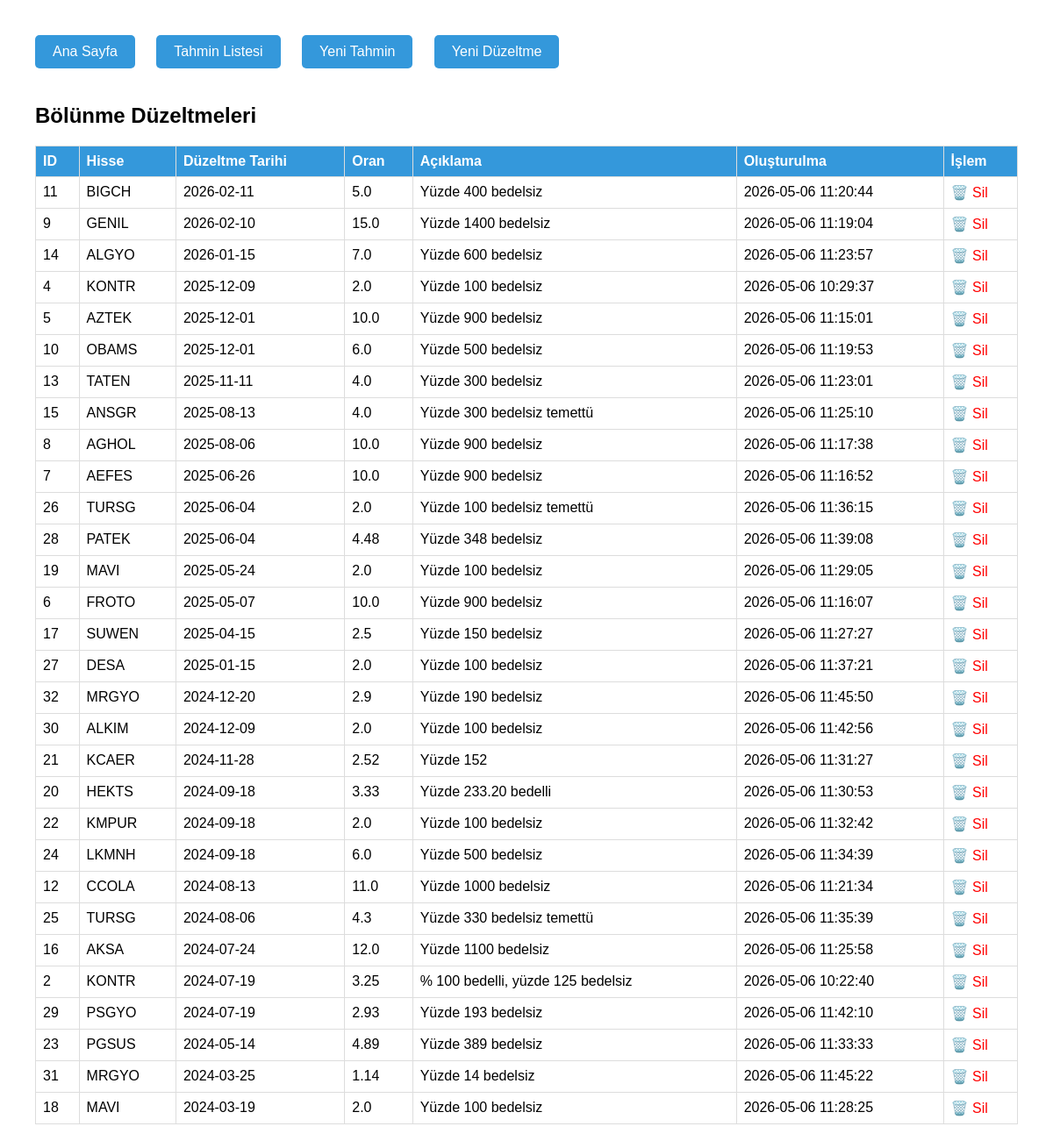
The page /adjustments on the database as committed earlier.
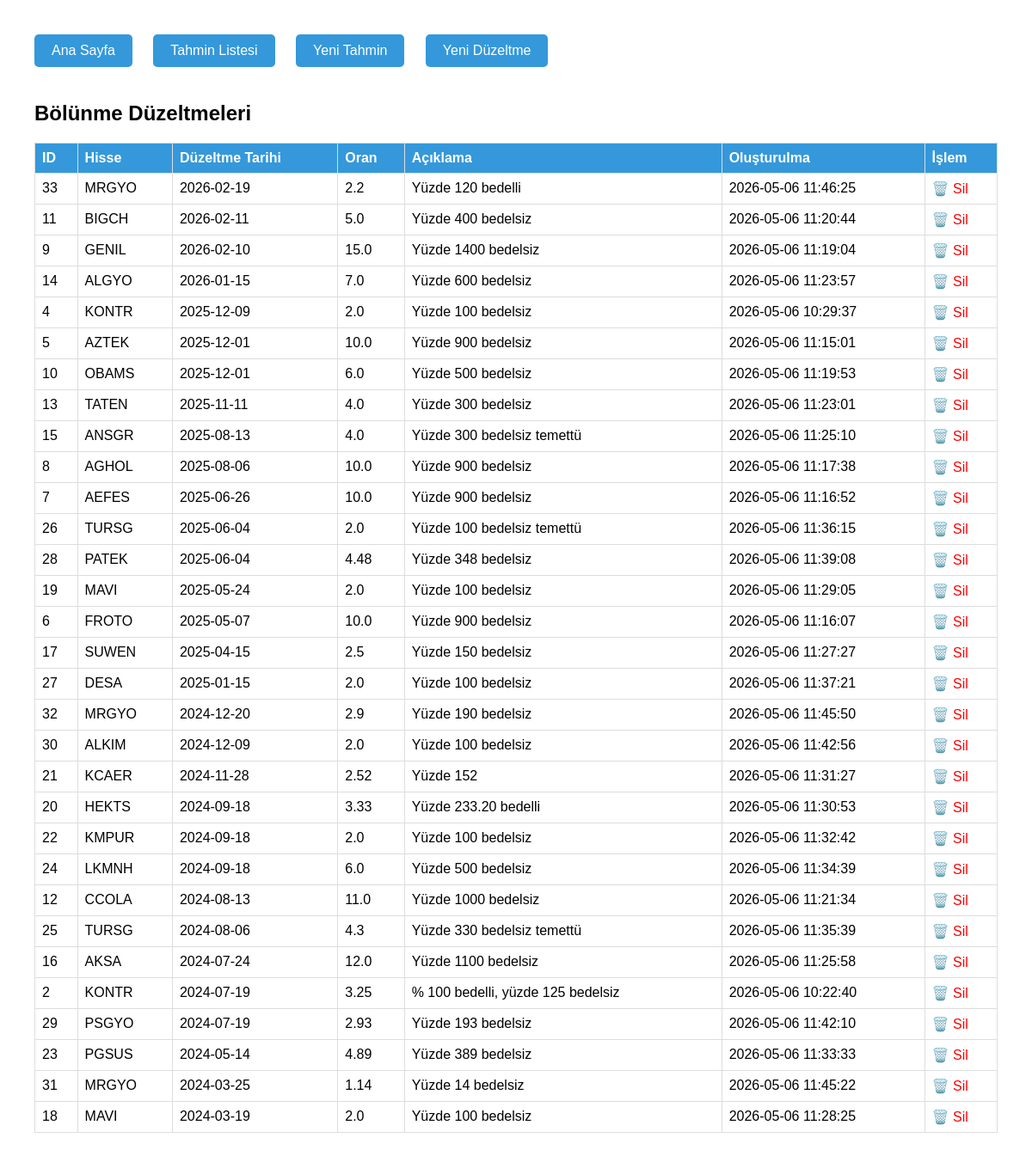
The same page on the database as committed later.
### tables this page shows
CREATE TABLE bolunme_duzeltmeleri (
            id INTEGER PRIMARY KEY AUTOINCREMENT,
            hisse_kodu TEXT NOT NULL,
            bolunme_tarihi TEXT NOT NULL,
            oran REAL NOT NULL,
            aciklama TEXT,
            created_at TIMESTAMP DEFAULT CURRENT_TIMESTAMP
        );

### admin.py (the view)
@app.route('/adjustments')
def adjustments():
    conn = get_db()
    c = conn.cursor()
    c.execute("SELECT id, hisse_kodu, bolunme_tarihi, oran, aciklama, created_at FROM bolunme_duzeltmeleri ORDER BY bolunme_tarihi DESC")
    rows = c.fetchall()
    conn.close()
    return render_template('adjustments.html', adjustments=rows, github_ok=bool(GITHUB_TOKEN))

### admin.py (called while the page is built)
def get_db():
    conn = sqlite3.connect(DB_PATH)
    return conn

### templates/adjustments.html (shortened to what this page needs)
<!DOCTYPE html>
<html>
<head>
</head>
<body>
    <div class="menu">
        <a href="/">Ana Sayfa</a>
        <a href="/list">Tahmin Listesi</a>
        <a href="/add">Yeni Tahmin</a>
        <a href="/add_adjustment">Yeni Düzeltme</a>
    </div>
    <h2>Bölünme Düzeltmeleri</h2>
    <table>
        <thead>
            <tr><th>ID</th><th>Hisse</th><th>Düzeltme Tarihi</th><th>Oran</th><th>Açıklama</th><th>Oluşturulma</th><th>İşlem</th></tr>
        </thead>
        <tbody>
            {% for adj in adjustments %}
            <tr>
                <td>{{ adj[0] }}</td>
                <td>{{ adj[1] }}</td>
                <td>{{ adj[2] }}</td>
                <td>{{ adj[3] }}</td>
                <td>{{ adj[4] }}</td>
                <td>{{ adj[5] }}</td>
                <td><a href="/delete_adjustment/{{ adj[0] }}" class="delete" onclick="return confirm('Bu düzeltmeyi silmek tüm etkilerini geri alır. Devam?')">🗑️ Sil</a></td>
            </tr>
            {% endfor %}
        </tbody>
    </table>
</body>
</html>

### templates/adjustments.html (style rules this page uses)
body { font-family: Arial; margin: 40px; }
table { border-collapse: collapse; width: 100%; }
th, td { border: 1px solid #ddd; padding: 8px; text-align: left; }
th { background: #3498db; color: white; }
.delete { color: red; text-decoration: none; }
.menu a { display: inline-block; margin-right: 20px; padding: 10px 20px; background: #3498db; color: white; text-decoration: none; border-radius: 5px; margin-bottom: 20px; }

Rows that differ between the two databases and show on the page:
added bolunme_duzeltmeleri: id "33", hisse_kodu "MRGYO", bolunme_tarihi "2026-02-19", oran "2.2", aciklama "Yüzde 120 bedelli", created_at "2026-05-06 11:46:25"
